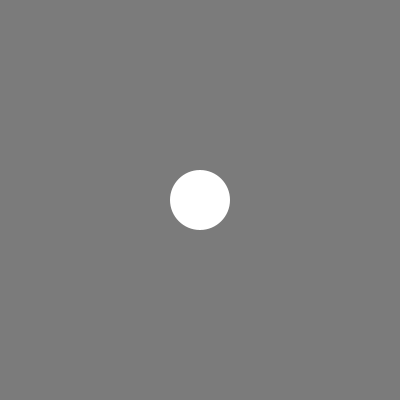
Frame 1 (no input)
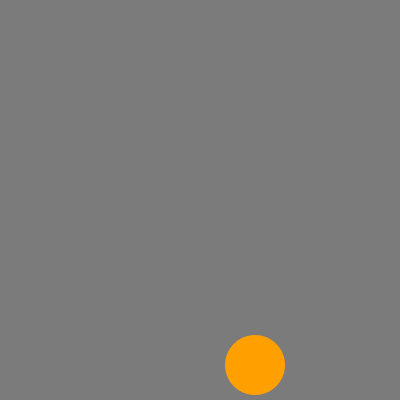
Frame 60 (the mouse pressed at the canvas centre just before this capture)
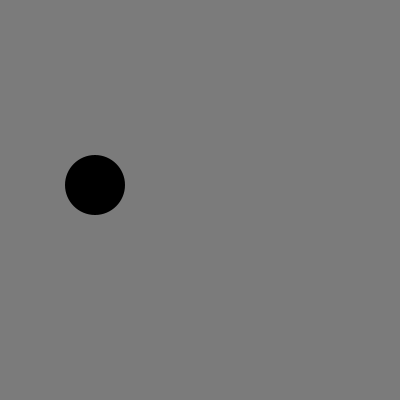
Frame 120 (the mouse held since frame 60 and released just before this capture)

The Processing sketch that drew these frames (run headless with seeded random() and noise(); from frame 60 on, the mouse is pressed at the canvas centre):

// Processing sketch: s06e00Max
// ── s06e00Max.pde
// Expresión Digital II
// Max Cordero
// s06e00max

/*
Pelota que rebota y cambia de color al llegar al borde
del canvas.
*/
 
int x, y;
int vel = 5;
int vel2 = 3;
int elipse = 60;
color c1;
color blanco, amarillo, negro, rojo;

void setup() {
  size(400, 400);
  x = width / 2 ;
  y = height / 2;
  c1 = (255);
  blanco = color (255);
  negro = color (0);
  amarillo = color (255, 160, 0);
  rojo = color (20, 200, 20);
  noStroke();
}

void draw() {
  background (123);
  ellipse(x, y, elipse, elipse);
  x += vel;
  y += vel2;
  fill (c1);
  if (x > width - (elipse / 2) || x < (elipse / 2)) {
    vel *= -1;
    int r =(int) random(4);
    if (r == 0) {
      c1 = blanco;
    }
    if (r == 1) {
      c1 = amarillo;
    }
    if (r == 2) {
      c1 = rojo;
    }
    if (r == 3) {
      c1 = negro;
    }
  }
  if (y > height - (elipse / 2) || y < (elipse / 2)) {
    vel2 *= -1;
    int r2 =(int) random(4);
    if (r2 == 0) {
      c1 = blanco;
    }
    if (r2 == 1) {
      c1 = amarillo;
    }
    if (r2 == 2) {
      c1 = rojo;
    }
    if (r2 == 3) {
      c1 = negro;
    }
  }
}
